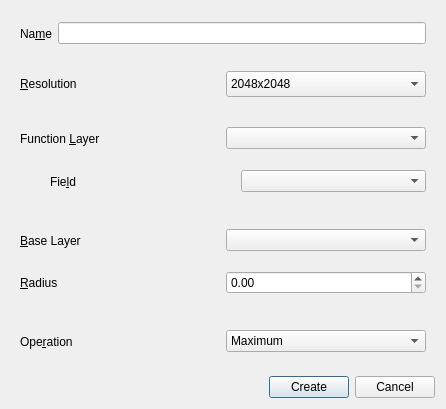
<?xml version="1.0" encoding="UTF-8"?>
<ui version="4.0">
 <class>AreaStatisticsDialog</class>
 <widget class="QDialog" name="AreaStatisticsDialog">
  <property name="windowModality">
   <enum>Qt::WindowModal</enum>
  </property>
  <property name="geometry">
   <rect>
    <x>0</x>
    <y>0</y>
    <width>446</width>
    <height>409</height>
   </rect>
  </property>
  <property name="sizePolicy">
   <sizepolicy hsizetype="Preferred" vsizetype="Minimum">
    <horstretch>0</horstretch>
    <verstretch>0</verstretch>
   </sizepolicy>
  </property>
  <property name="minimumSize">
   <size>
    <width>446</width>
    <height>0</height>
   </size>
  </property>
  <property name="windowTitle">
   <string>Area Statistics</string>
  </property>
  <layout class="QVBoxLayout" name="verticalLayout">
   <item>
    <widget class="QWidget" name="nameWidget" native="true">
     <layout class="QHBoxLayout" name="layerNameLayout">
      <item>
       <widget class="QLabel" name="nameLabel">
        <property name="sizePolicy">
         <sizepolicy hsizetype="Preferred" vsizetype="Fixed">
          <horstretch>0</horstretch>
          <verstretch>0</verstretch>
         </sizepolicy>
        </property>
        <property name="maximumSize">
         <size>
          <width>16777215</width>
          <height>40</height>
         </size>
        </property>
        <property name="text">
         <string>Na&amp;me</string>
        </property>
        <property name="buddy">
         <cstring>nameTextEdit</cstring>
        </property>
       </widget>
      </item>
      <item>
       <widget class="QLineEdit" name="nameTextEdit"/>
      </item>
     </layout>
    </widget>
   </item>
   <item>
    <widget class="QWidget" name="resolutionWidget" native="true">
     <layout class="QHBoxLayout" name="resolutionLayout">
      <item>
       <widget class="QLabel" name="resolutionLabel">
        <property name="sizePolicy">
         <sizepolicy hsizetype="Preferred" vsizetype="Preferred">
          <horstretch>0</horstretch>
          <verstretch>0</verstretch>
         </sizepolicy>
        </property>
        <property name="maximumSize">
         <size>
          <width>16777215</width>
          <height>40</height>
         </size>
        </property>
        <property name="text">
         <string>&amp;Resolution</string>
        </property>
        <property name="buddy">
         <cstring>resolutionComboBox</cstring>
        </property>
       </widget>
      </item>
      <item>
       <widget class="QComboBox" name="resolutionComboBox">
        <property name="maximumSize">
         <size>
          <width>16777215</width>
          <height>40</height>
         </size>
        </property>
        <item>
         <property name="text">
          <string>2048x2048</string>
         </property>
        </item>
        <item>
         <property name="text">
          <string>4096x4096</string>
         </property>
        </item>
       </widget>
      </item>
     </layout>
    </widget>
   </item>
   <item>
    <widget class="QWidget" name="functionLayerWidget" native="true">
     <layout class="QHBoxLayout" name="functionLayerLayout">
      <property name="bottomMargin">
       <number>1</number>
      </property>
      <item>
       <widget class="QLabel" name="functionLayerLabel">
        <property name="text">
         <string>Function &amp;Layer</string>
        </property>
        <property name="buddy">
         <cstring>functionLayerComboBox</cstring>
        </property>
       </widget>
      </item>
      <item>
       <widget class="QComboBox" name="functionLayerComboBox"/>
      </item>
     </layout>
    </widget>
   </item>
   <item>
    <widget class="QWidget" name="fieldWidget" native="true">
     <layout class="QHBoxLayout" name="fieldLayout">
      <property name="topMargin">
       <number>1</number>
      </property>
      <item>
       <spacer name="fieldSpacer">
        <property name="orientation">
         <enum>Qt::Horizontal</enum>
        </property>
        <property name="sizeType">
         <enum>QSizePolicy::Fixed</enum>
        </property>
        <property name="sizeHint" stdset="0">
         <size>
          <width>30</width>
          <height>20</height>
         </size>
        </property>
       </spacer>
      </item>
      <item>
       <widget class="QLabel" name="fieldLabel">
        <property name="text">
         <string>Fie&amp;ld</string>
        </property>
        <property name="buddy">
         <cstring>fieldComboBox</cstring>
        </property>
       </widget>
      </item>
      <item>
       <widget class="QComboBox" name="fieldComboBox"/>
      </item>
     </layout>
    </widget>
   </item>
   <item>
    <widget class="QWidget" name="baseLayerWidget" native="true">
     <layout class="QHBoxLayout" name="baseLayerLayout">
      <property name="bottomMargin">
       <number>1</number>
      </property>
      <item>
       <widget class="QLabel" name="baseLayerLabel">
        <property name="text">
         <string>&amp;Base Layer</string>
        </property>
        <property name="buddy">
         <cstring>baseLayerComboBox</cstring>
        </property>
       </widget>
      </item>
      <item>
       <widget class="QComboBox" name="baseLayerComboBox"/>
      </item>
     </layout>
    </widget>
   </item>
   <item>
    <widget class="QWidget" name="radiusWidget" native="true">
     <layout class="QHBoxLayout" name="radiusLayout">
      <property name="topMargin">
       <number>1</number>
      </property>
      <item>
       <widget class="QLabel" name="radiusLabel">
        <property name="text">
         <string>&amp;Radius</string>
        </property>
        <property name="buddy">
         <cstring>radiusSpinBox</cstring>
        </property>
       </widget>
      </item>
      <item>
       <widget class="QDoubleSpinBox" name="radiusSpinBox"/>
      </item>
     </layout>
    </widget>
   </item>
   <item>
    <widget class="QWidget" name="operationWidget" native="true">
     <layout class="QHBoxLayout" name="operationLayout">
      <property name="bottomMargin">
       <number>1</number>
      </property>
      <item>
       <widget class="QLabel" name="operationLayerLabel">
        <property name="text">
         <string>Ope&amp;ration</string>
        </property>
        <property name="buddy">
         <cstring>operationLayerComboBox</cstring>
        </property>
       </widget>
      </item>
      <item>
       <widget class="QComboBox" name="operationLayerComboBox">
        <item>
         <property name="text">
          <string>Maximum</string>
         </property>
        </item>
        <item>
         <property name="text">
          <string>Minimum</string>
         </property>
        </item>
        <item>
         <property name="text">
          <string>Mean</string>
         </property>
        </item>
        <item>
         <property name="text">
          <string>Variance</string>
         </property>
        </item>
        <item>
         <property name="text">
          <string>Standard Deviation</string>
         </property>
        </item>
        <item>
         <property name="text">
          <string>Null</string>
         </property>
        </item>
        <item>
         <property name="text">
          <string>No null</string>
         </property>
        </item>
       </widget>
      </item>
     </layout>
    </widget>
   </item>
   <item>
    <spacer name="verticalSpacer">
     <property name="orientation">
      <enum>Qt::Vertical</enum>
     </property>
     <property name="sizeType">
      <enum>QSizePolicy::Minimum</enum>
     </property>
     <property name="sizeHint" stdset="0">
      <size>
       <width>20</width>
       <height>10</height>
      </size>
     </property>
    </spacer>
   </item>
   <item>
    <layout class="QHBoxLayout" name="horizontalLayout_2">
     <property name="topMargin">
      <number>0</number>
     </property>
     <item>
      <spacer name="horizontalSpacer">
       <property name="orientation">
        <enum>Qt::Horizontal</enum>
       </property>
       <property name="sizeHint" stdset="0">
        <size>
         <width>40</width>
         <height>20</height>
        </size>
       </property>
      </spacer>
     </item>
     <item>
      <widget class="QPushButton" name="buttonCreate">
       <property name="text">
        <string>Create</string>
       </property>
      </widget>
     </item>
     <item>
      <widget class="QPushButton" name="buttonCancel">
       <property name="text">
        <string>Cancel</string>
       </property>
      </widget>
     </item>
    </layout>
   </item>
  </layout>
 </widget>
 <resources/>
 <connections>
  <connection>
   <sender>buttonCreate</sender>
   <signal>released()</signal>
   <receiver>AreaStatisticsDialog</receiver>
   <slot>accept()</slot>
   <hints>
    <hint type="sourcelabel">
     <x>348</x>
     <y>396</y>
    </hint>
    <hint type="destinationlabel">
     <x>266</x>
     <y>161</y>
    </hint>
   </hints>
  </connection>
  <connection>
   <sender>buttonCancel</sender>
   <signal>released()</signal>
   <receiver>AreaStatisticsDialog</receiver>
   <slot>reject()</slot>
   <hints>
    <hint type="sourcelabel">
     <x>438</x>
     <y>396</y>
    </hint>
    <hint type="destinationlabel">
     <x>266</x>
     <y>161</y>
    </hint>
   </hints>
  </connection>
 </connections>
</ui>
